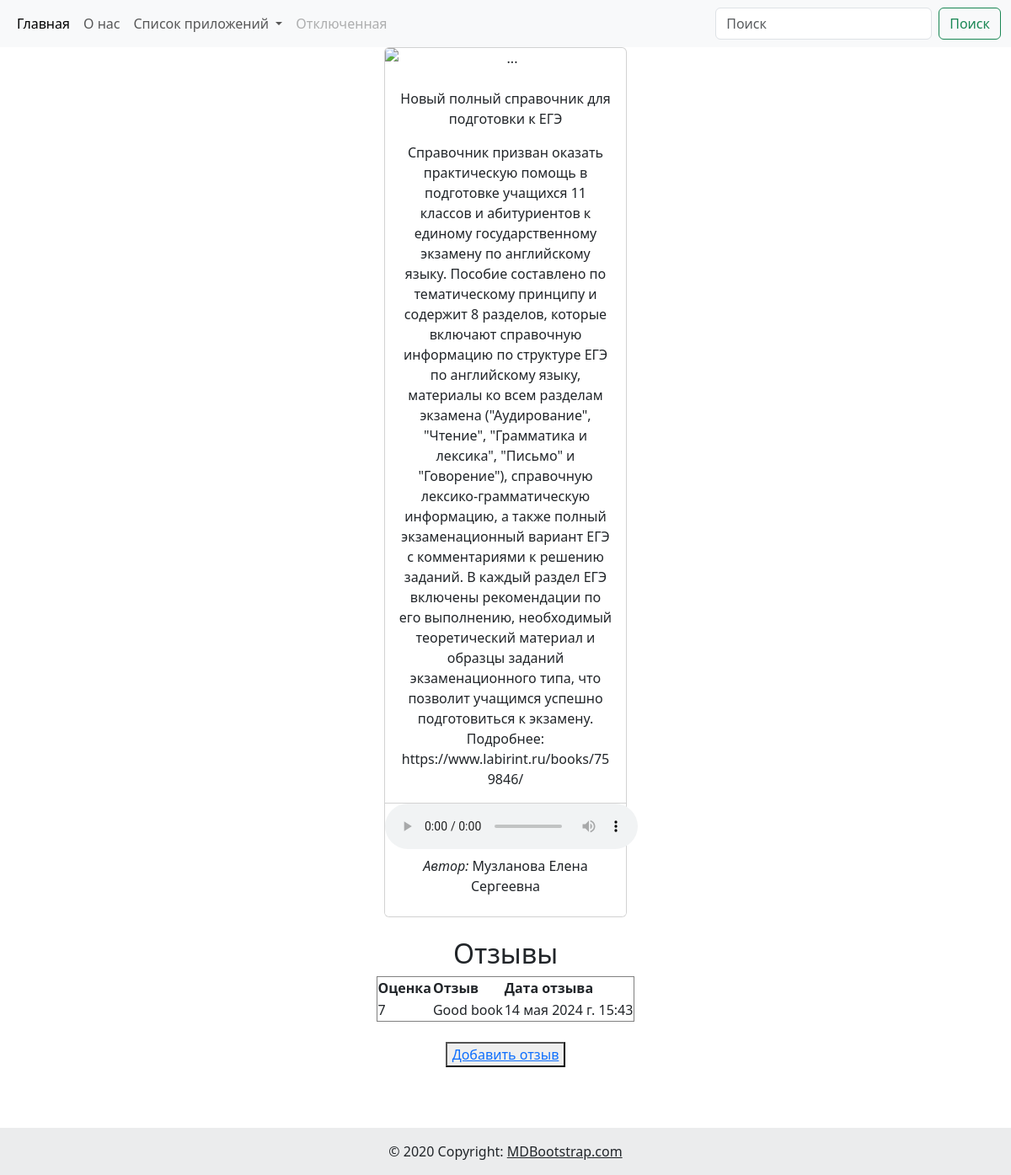
Page /books/3/ on the committed database.
### books/models.py (models this page shows, shortened)
class Books(models.Model):
    CATEGORY_BOOKS = (
        ("Художественная литература", "Художественная литература"),
        ("Информационная технология", "Информационная технология"),
        ("Деловая литература", "Деловая литература"),
        ("Юридическая литература", "Юридическая литература"),
        ("Наука, образование", "Наука, образование"),
        ("Языкознание, иностранные языки", "Языкознание, иностранные языки"),
        ("Школьные учебники", "Школьные учебники"),
        ("Детская литература", "Детская литература"),
        ("Медицина, спорт, здоровье", "Медицина, спорт, здоровье"),
        ("Другое", "Другое"),
    )
    title = models.CharField(
        max_length=50, verbose_name="Напишите название книги", null=True
    )
    image = models.ImageField(
        upload_to="images/", verbose_name="Загрузите фото", blank=True
    )
    description = models.TextField(verbose_name="Краткое описание")
    audio = models.FileField(
        upload_to="audio/", verbose_name="Загрузите аудио файл", blank=True
    )
    category_books = models.CharField(
        max_length=100, choices=CATEGORY_BOOKS, verbose_name="Выберите категорию"
    )
    audio_time = models.PositiveIntegerField(
        verbose_name="Укажите длительность аудио книг"
    )
    author = models.CharField(max_length=100, verbose_name="Укажите автора", null=True)
    created_at = models.DateTimeField(auto_now_add=True)
    class Meta:
        verbose_name = "книги"
        verbose_name_plural = "список книг"

class Review(models.Model):
    review_book = models.ForeignKey(
        Books, on_delete=models.CASCADE, related_name="review_book"
    )
    stars = models.PositiveIntegerField(
        default=10, validators=[MinValueValidator(1), MaxValueValidator(10)]
    )
    description = models.TextField(verbose_name="Краткое описание", blank=True)
    created_at = models.DateTimeField(auto_now_add=True)
    class Meta:
        verbose_name = "отзывы"
        verbose_name_plural = "отзывы"

### books/views.py (the view)
# urls.py: path("books/<int:id>/", views.BookDetailView.as_view(), name="books_detail"),
class BookDetailView(generic.DetailView):
    template_name = "books_detail.html"
    context_object_name = "books_id"
    def get_object(self, **kwargs):
        books_id = self.kwargs.get("id")
        return get_object_or_404(models.Books, id=books_id)

### templates/books_detail.html (shortened to what this page needs)
{% include 'header.html' %}
<center>
    <div class="card" style="width: 18rem;">
        <img src="{{ post_id.image.url }}" class="card-img-top" alt="...">
        <div class="card-body">
        <p class="card-text">{{ books_id.title }}</p>
        <p class="card-text">{{ books_id.description }}</p>
        </div>
    <ul class="list-group list-group-flush">
        {% if books_id.audio %}
        {% if books_id.audio.url %}
            <audio controls>
                <source src="{{ post_id.audio.url }}" type="audio/mp3">
            </audio>
        {% else %}
            <p>Error: The 'music' attribute has no file associated with it.</p>
        {% endif %}
    {% endif %}
        <li class="list-group-item"><p><i>Автор: </i>{{ books_id.author }}</p></li>
    </ul>
    </div>
    <br>
    <h2>Отзывы</h2>
    <table border="1">
        <tbody>
            <tr><th>Оценка</th> <th>Отзыв</th> <th>Дата отзыва</th></tr>
            {% for i in books_id.review_book.all %}
            <tr><td>{{ i.stars }}</td> <td>{{ i.description }}</td> <td>{{ i.created_at }}</td></tr>
            {% endfor %}
        </tbody>
    </table>
    <br>
    <button><a href="create_review/">Добавить отзыв</a></button>
</center>
<br>
<br>
<br>
{% include 'footer.html' %}

### rows in the picture
Books: title "Новый полный справочник для подготовки к ЕГЭ", description "Справочник призван оказать практическую помощь в подготовке учащихся 11 классов и абитуриентов к единому государственному экзамену по английскому языку. Пособие составлено по тематическому принципу и содержит 8 разделов, которые включают справочную информацию по структуре ЕГЭ по английскому языку, материалы ко всем разделам экзамена (\"Аудирование\", \"Чтение\", \"Грамматика и лексика\", \"Письмо\" и \"Говорение\"), справочную лексико-грамматическую информацию, а также полный экзаменационный вариант ЕГЭ с комментариями к решению заданий. В каждый раздел ЕГЭ включены рекомендации по его выполнению, необходимый теоретический материал и образцы заданий экзаменационного типа, что позволит учащимся…", author "Музланова Елена Сергеевна"
Review: stars "7", description "Good book", created_at "14 мая 2024 г. 15:43"
